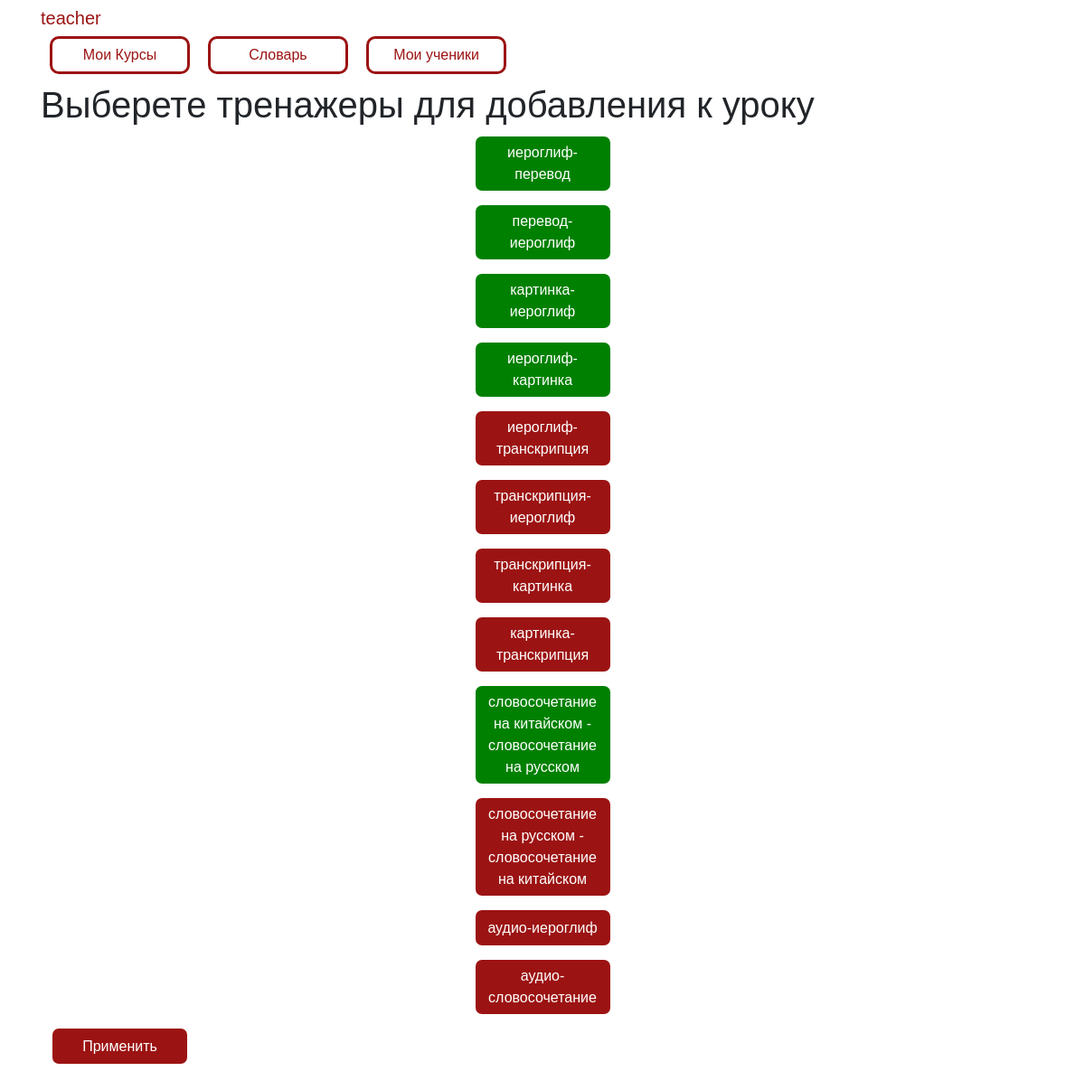
/add_tests_to_lesson/1 (signed in), run on the app's committed database.
### data/users.py (models this page shows, shortened)
class User(SqlAlchemyBase, UserMixin, SerializerMixin):
    __tablename__ = 'users'
    id = sqlalchemy.Column(sqlalchemy.Integer,
                           primary_key=True, autoincrement=True)
    name = sqlalchemy.Column(sqlalchemy.String, nullable=True)
    last_name = sqlalchemy.Column(sqlalchemy.String, nullable=True)
    patronymic = sqlalchemy.Column(sqlalchemy.String, nullable=True)
    email = sqlalchemy.Column(sqlalchemy.String,
                              index=True, unique=True, nullable=True)
    about = sqlalchemy.Column(sqlalchemy.String, nullable=True)
    hashed_password = sqlalchemy.Column(sqlalchemy.String, nullable=True)
    teacher = sqlalchemy.Column(sqlalchemy.Boolean, nullable=True)
    creator = sqlalchemy.Column(sqlalchemy.Integer, nullable=True)
    confirmed = sqlalchemy.Column(sqlalchemy.Boolean, nullable=True)
    courses = orm.relation("Courses",
                           secondary="users_to_course",
                           backref="users")
    words = orm.relation("Words", back_populates='user')
    hash_token = sqlalchemy.Column(sqlalchemy.Integer, nullable=True, unique=True)

### data/tests.py (models this page shows)
class Tests(SqlAlchemyBase, SerializerMixin):
    __tablename__ = 'tests'
    id = sqlalchemy.Column(sqlalchemy.Integer,
                           primary_key=True, autoincrement=True)
    name = sqlalchemy.Column(sqlalchemy.String, nullable=True)
    check_side = sqlalchemy.Column(sqlalchemy.Integer, nullable=True)
    ans_side = sqlalchemy.Column(sqlalchemy.Integer, nullable=True)

### main.py (the view, shortened to what this page needs)
@app.route('/add_tests_to_lesson/<int:lesson_id>', methods=['GET', 'POST'])
@login_required
def add_tests_to_lesson(lesson_id):
    form = AddTestsToLessonForm()
    db_sess = db_session.create_session()
    lesson = db_sess.query(Lessons).get(lesson_id)
    current_course = 0
    for c in db_sess.query(User).get(current_user.id).courses:
        if lesson in c.lessons:
            current_course = c
    all_tests = db_sess.query(Tests).all()
    lesson_tests = lesson.tests
    unused_tests = sorted(list(set(all_tests).difference(set(lesson.tests))),
                          key=lambda x: x.id)
    return render_template('add_tests_to_lesson.html', tests=all_tests, form=form,
                           len_tests=len(all_tests),
                           lesson_tests=lesson_tests, unused_tests=unused_tests)

### forms/lesson.py
class AddTestsToLessonForm(FlaskForm):
    submit = SubmitField('Применить')

### data/db_session.py (called while the page is built)
def create_session() -> Session:
    global __factory
    return __factory()

### main.py (called while the page is built)
@login_manager.user_loader
def load_user(user_id):
    db_sess = db_session.create_session()
    return db_sess.query(User).get(user_id)

### templates/add_tests_to_lesson.html (shortened to what this page needs)
{% extends "base.html" %}
{% block content %}
<h1>Выберете тренажеры для добавления к уроку</h1>
<form action="" method="post" name="checks">
    <div style="display: flex;
                flex-wrap: wrap;
                flex-direction: column;
                align-content: center;">
        {% for i in range(len_tests) %}
        {% if tests[i] in lesson_tests %}
        <button id="test {{ i }}" style="background-color: green;"
                name="lesson_test" type="button" class="btn btn-primary"
                value="{{ tests[i].id }}">
            {{ tests[i].name }}
        </button>
        {% else %}
        <button id="test {{ i }}" name="not_lesson_test" type="button" class="btn btn-primary"
                value="{{ tests[i].id }}">{{ tests[i].name }}
        </button>
        {% endif %}
        {% endfor %}
    </div>
    <p>{{ form.submit(type="submit", class="btn btn-primary") }}</p>
</form>
{% endblock %}

### templates/base.html (shortened to what this page needs)
<!doctype html>
<html lang="en">
<head>
    <link rel="stylesheet"
          href="https://stackpath.bootstrapcdn.com/bootstrap/4.4.1/css/bootstrap.min.css"
>
    <link href="{{ url_for('static', filename='/style.css') }}" rel="stylesheet" />
</head>
<body>
<header class="header">
    <div class="container">
        <div class="header_inner">
            <nav>
                {% if current_user.is_authenticated %}
                <a class="navbar-brand" href="/profile/{{ current_user.id }}">
                    {{ current_user.name}}</a>
                {% endif %}
                {% if current_user.is_authenticated %}
                <div class="nav" id="up buttons">
                    <a id="nav button 1" class="btn btn-white" href="/courses">Мои Курсы</a>
                    <a id="nav button 2" class="btn btn-white" href="/dictionary">Словарь</a>
                    {% if current_user.teacher %}
                    <a id="nav button 3" class="btn btn-white" href="/pupils">Мои ученики</a>
                    {% endif %}
                </div>
                {% endif %}
            </nav>
        </div>
    </div>
</header>
<main role="main" class="container">
    {% block content %}{% endblock %}
</main>
</body>
</html>

### static/style.css (style rules this page uses)
body { font-family: 'Montserrat', sans-serif; font-size: 15px; color: #33; }
.header { width: 100%; top: 0; left: 0; right: 0; z-index: 1000; }
.navbar-brand { color: #9c1313; position: relative; }
.btn { margin: 0 10px; margin-bottom: 10px; width: 155px; }
.btn-primary { min-width: 45px; min-height: 45px; display: inline-block; vertical-align: top; color: white; overflow: hidden; text-overflow: ellipsis; background-color: #9c1313; border: solid 3px white; border-radius: 10px; }
.btn-white { display: inline-block; vertical-align: top; color: #9c1313; overflow: hidden; text-overflow: ellipsis; background-color: white; border: solid 3px #9c1313; border-radius: 10px; }

### data on the page
User: name "teacher"
Tests: name "иероглиф-перевод"
Tests: name "перевод-иероглиф"
Tests: name "картинка-иероглиф"
Tests: name "иероглиф-картинка"
Tests: name "иероглиф-транскрипция"
Tests: name "транскрипция-иероглиф"
Tests: name "транскрипция-картинка"
Tests: name "картинка-транскрипция"
Tests: name "словосочетание на китайском - словосочетание на русском"
Tests: name "словосочетание на русском - словосочетание на китайском"
Tests: name "аудио-иероглиф"
Tests: name "аудио-словосочетание"
